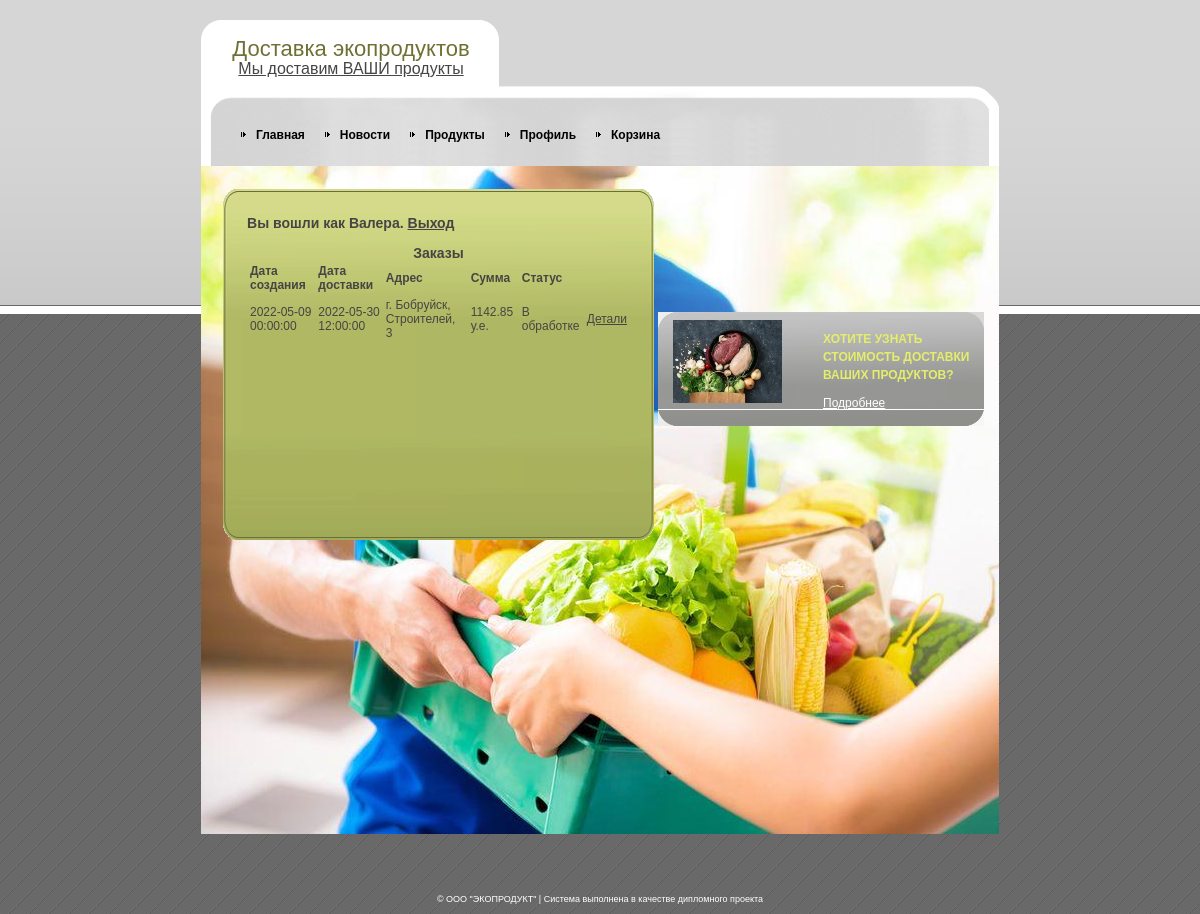
The page /profile_orders.php (signed in) on the database as committed earlier.
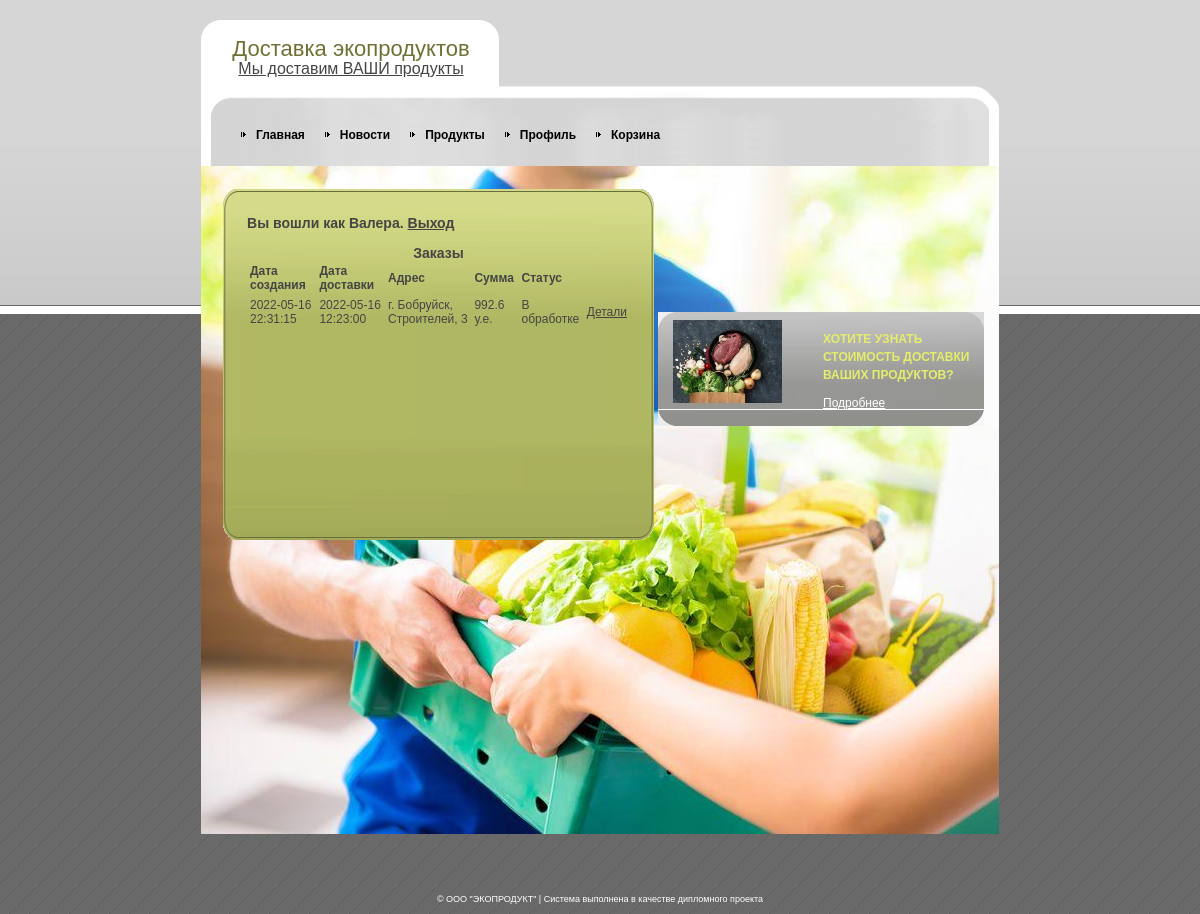
The same page on the database as committed later.
### tables this page shows
CREATE TABLE IF NOT EXISTS `orders` (
  `id` int(11) NOT NULL AUTO_INCREMENT,
  `id_customer` int(11) NOT NULL,
  `id_address` int(11) NOT NULL,
  `id_status` int(11) NOT NULL,
  `delivery_date` datetime NOT NULL,
  `creation_date` datetime NOT NULL,
  PRIMARY KEY (`id`),
  KEY `id_customer` (`id_customer`),
  KEY `id_address` (`id_address`),
  KEY `id_status` (`id_status`)
);

CREATE TABLE IF NOT EXISTS `order_statuses` (
  `id` int(11) NOT NULL AUTO_INCREMENT,
  `name` varchar(50) NOT NULL,
  PRIMARY KEY (`id`)
);

### profile_orders.php (the view, shortened to what this page needs)
<?php
require "lib_db.php";
$user = getUser($_SESSION['id']);
$fio = $user[0]['fio'];
?>
<!DOCTYPE html PUBLIC "-//W3C//DTD XHTML 1.0 Strict//EN" "http://www.w3.org/TR/xhtml1/DTD/xhtml1-strict.dtd">
<html xmlns="http://www.w3.org/1999/xhtml" xml:lang="en" lang="en">
<head>
    <link rel="stylesheet" href="style.css" type="text/css" charset="utf-8" />
</head>
<body>
<div id="outer">
    <div id="wrapper">
        <div id="body-bot">
            <div id="body-top">
                <div id="logo">
                    <h1>Доставка экопродуктов</h1>
                    <p><a href="adminform.php" target="_parent">Мы доставим ВАШИ продукты</a></p>
                </div>
                <div id="nav">
                    <ul>
                    </ul>
                </div>
                <div id="gbox">
                    <div id="gbox-top"> </div>
                    <div id="gbox-bg">
                        <div id="gbox-grd">
                            <h3>Вы вошли как <?= $fio ?>. <a href="exit.php">Выход</a></h3>
                            <br><h3 align="center">Заказы</h3>
                            <table border="0" cellpadding="3" cellspacing="0" width="100%">
                                <tr>
                                    <th><h4>Дата создания</h4></th>
                                    <th><h4>Дата доставки</h4></th>
                                    <th><h4>Адрес</h4></th>
                                    <th><h4>Сумма</h4></th>
                                    <th><h4>Статус</h4></th>
                                </tr>
                                <?
                                $orders = getOrdersForProfile($_SESSION["id"]);
                                foreach($orders as $order){
                                    ?>
                                    <tr>
                                        <td><?=$order["creation_date"]?></td>
                                        <td><?=$order["delivery_date"]?></td>
                                        <td><?=$order["address"]?></td>
                                        <td><?=$order["summa"]?> у.е.</td>
                                        <td><?=$order["status"]?></td>
                                        <?
                                        echo "<td>
                                                <a href='order_details.php?id=$order[id]&status=$order[id_status]'>Детали</a>
                                              </td>";
                                        ?>
                                    </tr>
                                <?}?>
                            </table>
                        </div>
                    </div>
                    <div id="gbox-bot"> </div>
                </div>
                <div id="greybox">
                    <div id="greybox-bot">
                        <div id="greybox-top">
                            <h2>ХОТИТЕ УЗНАТЬ СТОИМОСТЬ ДОСТАВКИ ВАШИХ ПРОДУКТОВ? </h2>
                            <p><a href="calc.php">Подробнее</a></p>
                        </div>
                    </div>
                </div>
            </div>
        </div>
    </div>
</div>
<div id="copyright"> &copy; ООО "ЭКОПРОДУКТ" | Система выполнена в качестве дипломного проекта</div>
</body>
</html>

Rows that differ between the two databases and show on the page:
removed orders: creation_date "2022-05-09 00:00:00", delivery_date "2022-05-30 12:00:00", address "г. Бобруйск, Строителей, 3", summa "1142.85", id_status.name "В обработке"
added orders: creation_date "2022-05-16 22:31:15", delivery_date "2022-05-16 12:23:00", address "г. Бобруйск, Строителей, 3", summa "992.6", id_status.name "В обработке"
